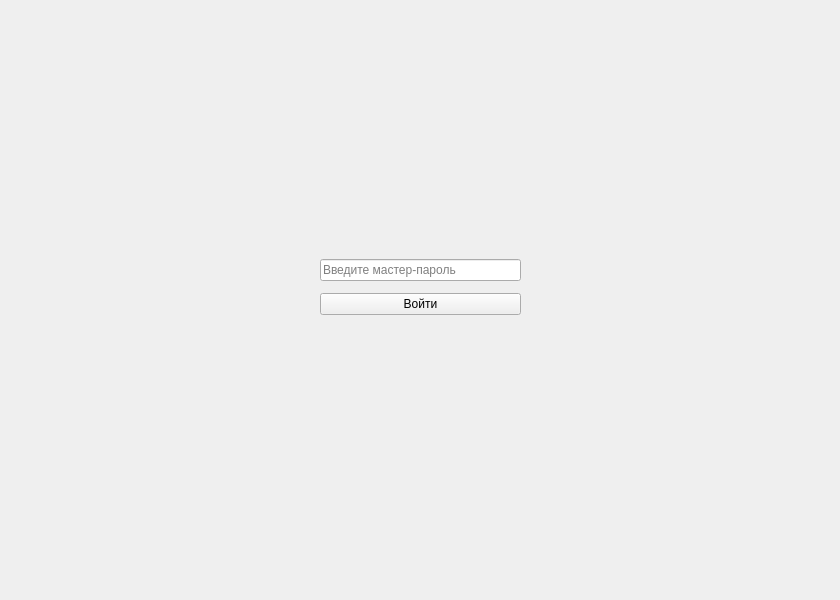
<?xml version="1.0" encoding="UTF-8"?>
<ui version="4.0">
 <class>MainWindow</class>
 <widget class="QMainWindow" name="MainWindow">
  <property name="geometry">
   <rect>
    <x>0</x>
    <y>0</y>
    <width>840</width>
    <height>600</height>
   </rect>
  </property>
  <property name="windowTitle">
   <string>Pass Manager</string>
  </property>
  <widget class="QWidget" name="centralwidget">
   <property name="enabled">
    <bool>true</bool>
   </property>
   <property name="sizePolicy">
    <sizepolicy hsizetype="Fixed" vsizetype="Fixed">
     <horstretch>0</horstretch>
     <verstretch>0</verstretch>
    </sizepolicy>
   </property>
   <widget class="QWidget" name="verticalLayoutWidget">
    <property name="geometry">
     <rect>
      <x>320</x>
      <y>250</y>
      <width>201</width>
      <height>101</height>
     </rect>
    </property>
    <layout class="QVBoxLayout" name="verticalLayout">
     <property name="spacing">
      <number>3</number>
     </property>
     <item>
      <widget class="QLineEdit" name="password_input">
       <property name="echoMode">
        <enum>QLineEdit::Password</enum>
       </property>
       <property name="placeholderText">
        <string>Введите мастер-пароль</string>
       </property>
      </widget>
     </item>
     <item>
      <widget class="QPushButton" name="login_button">
       <property name="text">
        <string>Войти</string>
       </property>
      </widget>
     </item>
     <item>
      <widget class="QLabel" name="error_text">
       <property name="sizePolicy">
        <sizepolicy hsizetype="Preferred" vsizetype="Fixed">
         <horstretch>0</horstretch>
         <verstretch>0</verstretch>
        </sizepolicy>
       </property>
       <property name="text">
        <string/>
       </property>
      </widget>
     </item>
    </layout>
   </widget>
  </widget>
 </widget>
 <resources/>
 <connections/>
</ui>
